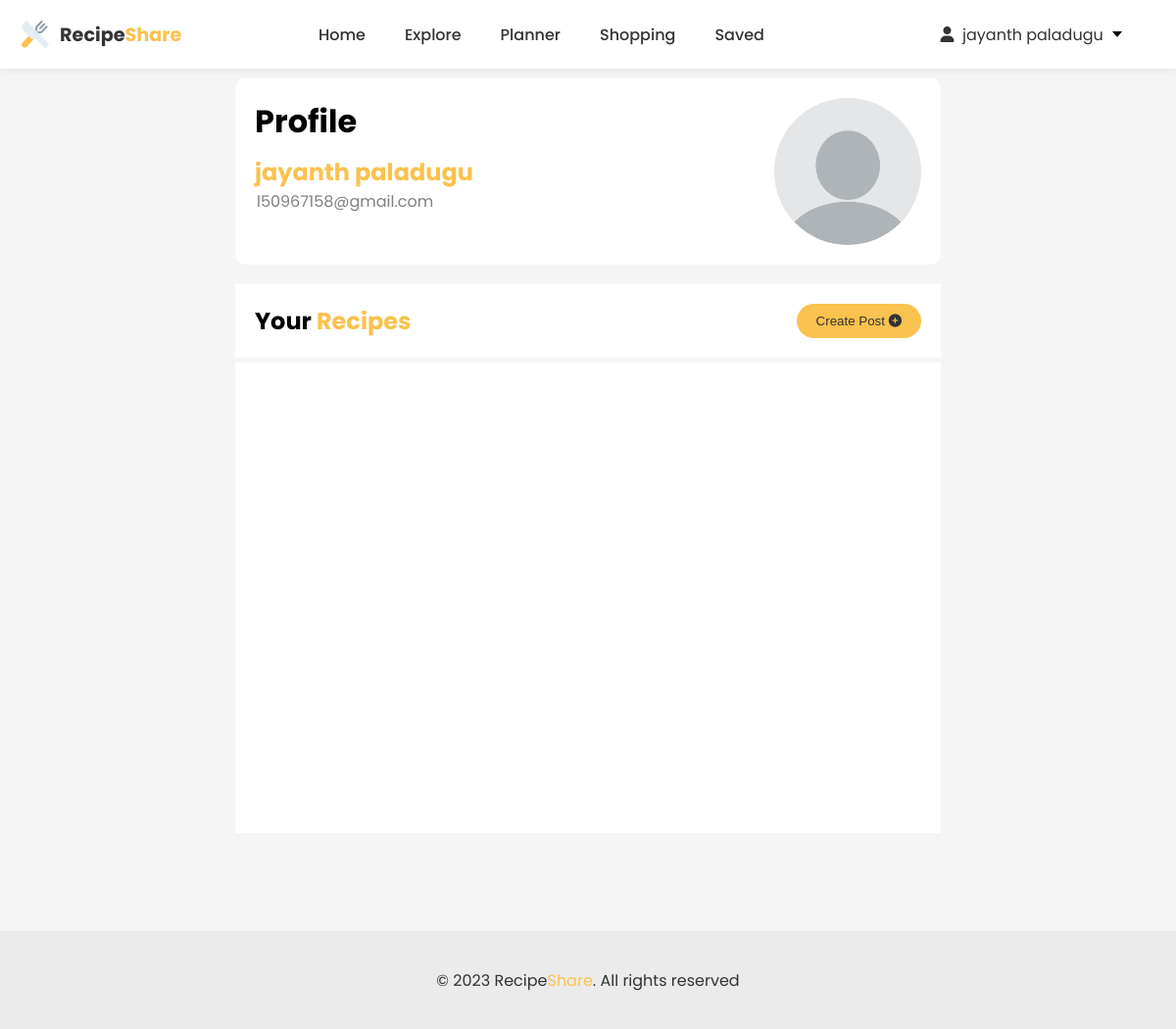
Screenshot of /profile_page/ (signed in) with the database file from the repository.
### Users/models.py (models this page shows, shortened)
class CustomUser(AbstractBaseUser, PermissionsMixin):
    first_name = models.CharField(max_length=255,null=True, blank=True)
    last_name = models.CharField(max_length=255,null=True, blank=True)
    email = models.EmailField(unique=True)
    is_active = models.BooleanField(default=True)
    is_staff = models.BooleanField(default=False)
    objects = CustomUserManager()
    USERNAME_FIELD = 'email' # this is identifed as the unique identifier for the user
    REQUIRED_FIELDS = [] # this is the required field for the user

### main/views.py (the view)
# urls.py: path('profile_page/',views.profile_page,name='profile_page'),
def profile_page(request):
    if request.user.is_authenticated:
        return render(request, 'profile_page.html')

### main/templates/profile_page.html (shortened to what this page needs)
<!DOCTYPE html>
<html lang="en">
  {% load static %}
  <head>
    <link
      rel="stylesheet"
      href="https://cdnjs.cloudflare.com/ajax/libs/font-awesome/6.0.0-beta3/css/all.min.css"
    />
  </head>
  <body>
    <header>
      <div class="logo">
          <img src="{% static 'images/logo.png' %}" alt="logo" height="32px" width="32px" />&nbsp;Recipe<span
              style="color: #fac24e">Share</span>
      </div>
      <div class="menu">
        <a href="{% url 'home' %}">Home</a>
        <a href=" {% url 'explore' %}">Explore</a>
        <a href="{% url 'planner' %}">Planner</a>
        <a href="{% url 'shopping' %}">Shopping</a>
        <a href="{% url 'saved' %}">Saved</a>
      </div>
      <div class="dropdown">
        <div class="select">
            <span class="selected"><i class="fa-solid fa-user"></i>&nbsp;&nbsp;{{ user.first_name }} {{user.last_name }}&nbsp;</span>
            <div class="caret"></div>
        </div>
    </div>
  </header>
    <div class="profile-container">
      <div class="profile-details">
        <h1>Profile</h1>
        <h2>{{user.first_name}} {{user.last_name}}</h2>
        <p style="color: gray">{{user.email}}</p>
      </div>
      <div class="profile-pic">
        <img  src="{%static 'images/profile.png'%}" alt="Profile Picture" />
      </div>
    </div>
    <div class="your-posts-container">
      <div class="heading">
        <h2>Your <span style="color: #fac24e">Recipes</span></h2>
        <a href="{% url 'create_post' %}"><button class="create">Create Post&nbsp;<i class="fa-solid fa-circle-plus"></i></button></a>
      </div>
    </div>
    <div class="posts">
    </div>
    <footer>
      <p>&copy; 2023 Recipe<span style="color: #fac24e">Share</span>. All rights reserved</p>
  </footer>
  </body>
</html>

### main/templates/profile_page.html (style rules this page uses)
html { scroll-behavior: smooth; }
* { margin: 0; padding: 0; box-sizing: border-box; user-select: none; }
body { font-family: "Poppins", sans-serif; background-color: #f5f5f5; }
header { display: flex; justify-content: space-between; align-items: center; padding: 10px 20px; height: 70px; background-color: #fff; box-shadow: 0 0 10px rgba(0, 0, 0, 0.1); position: fixed; width: 100%; top: 0; left: 0; z-index: 100; }
.logo { display: flex; align-items: center; font-weight: 700; font-size: 1.2rem; color: #333; }
.logo img { margin-right: 5px; }
.menu { display: flex; justify-content: space-between; align-items: center; }
.menu a { margin: 0 20px; text-decoration: none; color: #333; font-weight: 500; font-size: 1rem; transition: all ease 0.3s; }
.dropdown { min-width: 6em; position: relative; margin: 2em; }
.dropdown * { box-sizing: border-box; }
.select { font-family: 'Poppins', sans-serif; background: white; color:#333; min-width: 6.5%; display: flex; align-items: center; border: none; border-radius: 5px; padding: 0.5em; cursor: pointer; position: relative; }
.caret { color : #333; width: 0; height: 0; border-left: 5px solid transparent; border-right: 5px solid transparent; border-top: 6px solid black; transform: translateX(50%); right: 10px; }
.profile-container { background-color: #fff; border-radius: 10px; padding: 20px; width: 60%; margin: 0 auto; margin-top: 80px; display: flex; }
.profile-details { flex: 1; padding-right: 20px; }
.profile-details h2 { font-size: 24px; color: #fac24e; margin-top: 10px; }
.profile-details p { margin-left: 2px; }
.profile-pic { width: 150px; height: 150px; border-radius: 50%; background-color: #ddd; display: inline-block; overflow: hidden; }
.profile-pic img { max-width: 100%; height: auto; }
.your-posts-container { background-color: #fff; padding: 20px; width: 60%; margin: 20px auto; margin-bottom: 0px; }
.your-posts-container .heading { display: flex; align-items: center; justify-content: space-between; }
.create { padding: 10px 20px; background-color: #fac24e; color: #333; border-radius: 20px; cursor: pointer; border: none; outline: none; }
.posts { display: flex; justify-content: left; flex-wrap: wrap; width: 60%; background-color: #fff; margin: 0 auto; margin-top: 5px; min-height: 60vh; padding:2.5px; }
footer { width: 100%; height: 100px; background-color: rgb(235, 235, 235); color: #333; display: flex; flex-direction: column; align-items: center; justify-content: center; margin-top: 100px; }

### rows the page displays
CustomUser: first_name "jayanth", last_name "paladugu", email "l50967158@gmail.com"
